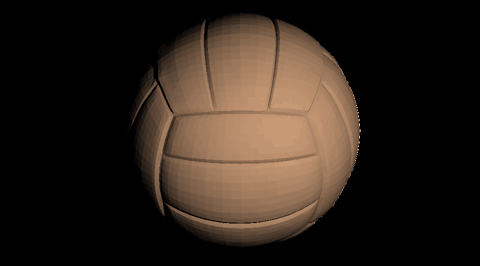
%> input picture Assignment1/intrinsic_images/ball.png, 480 x 266 px
$ octave recoloring.m   (GNU Octave 9; MATLAB toolbox functions it lacks are replaced by stand-ins)
%> lines starting %> are read from the running program, lines starting %| are printed output that depends on the picture; in (x1, y1, x2, y2) boxes, pixels count from 0 and x2, y2 are one past the last pixel; in counts of white or black regions, pixels touching at a corner belong together; the program's own positions count from 1
close all
clear all
clc

% load images
ball = im2double(imread('ball.png'));
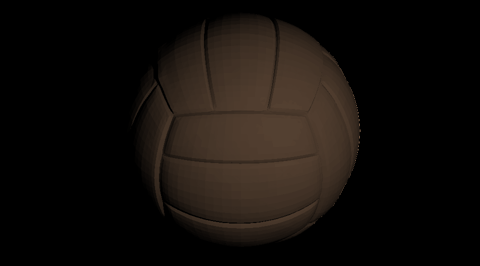
%> ball: size 266x480x3 double; mean R, G, B 0.072, 0.0551, 0.0422
ball_ref = im2double(imread('ball_reflectance.png'));
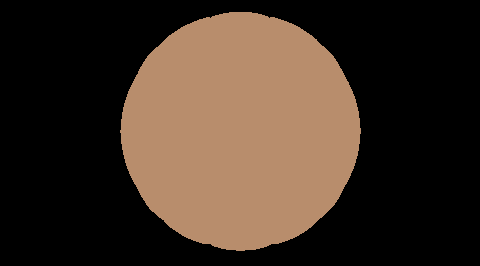
%> input picture Assignment1/intrinsic_images/ball_reflectance.png, 480 x 266 px
ball_shad = im2double(imread('ball_shading.png'));
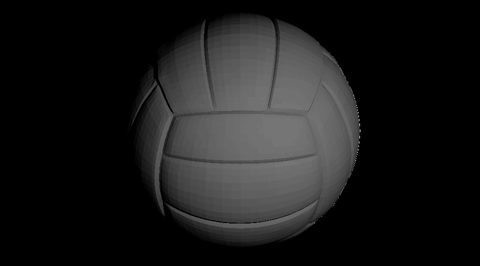
%> input picture Assignment1/intrinsic_images/ball_shading.png, 480 x 266 px
%> ball_shad: size 266x480 double; min 0, max 0.584, mean 0.101

% find unique colors
% rgb = {'Red';'Green';'Blue'};
r = ball_ref(:, :, 1)*255;
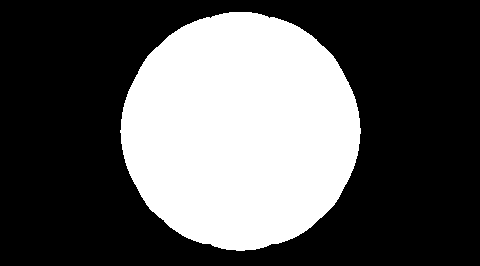
%> r: size 266x480 double; values 0 (black) and 184 (white), 34.8% white; 1 white region, box (x1, y1, x2, y2) and area: (120, 12, 361, 251) 44488
r = r(:);
g = ball_ref(:, :, 2)*255;
g = g(:);
b = ball_ref(:, :, 3)*255;
b = b(:);
t = table(r, g, b);
%> t = 127680 items; first 5, r, g and b: 0 0 0, 0 0 0, 0 0 0, 0 0 0, 0 0 0
% unique color
%> (the run ends here)
